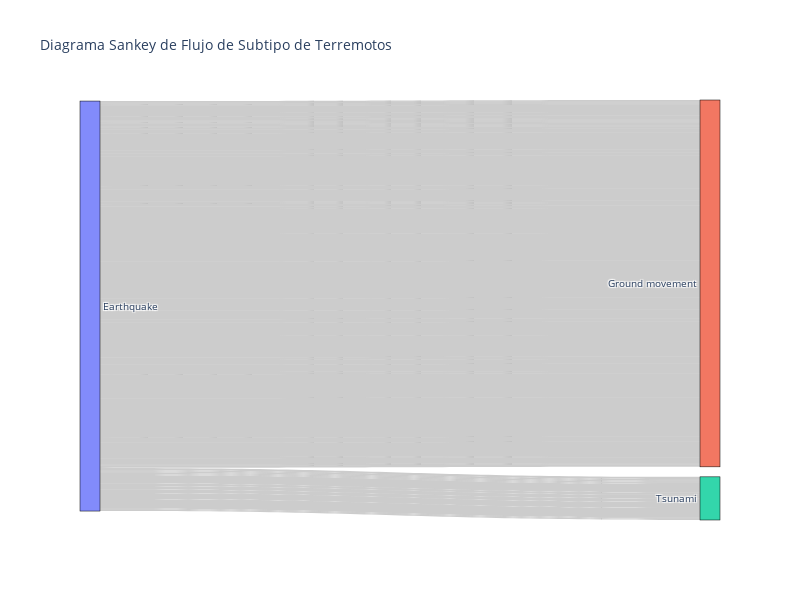

Notebook source saved alongside this figure:
### Markdown cell above
# Diagrama Sankey para Flujo de Subtipos de Terremotos

### Code cell
import plotly.graph_objects as go

# Agrupar por columnas relevantes y calcular los conteos
df_sankey = df_earthquake.groupby(['Disaster Type', 'Disaster Subtype', 'Associated Dis', 'Region']).size().reset_index(name='Count')

# Crear las etiquetas de nodos para el diagrama Sankey
nodes = pd.unique(df_sankey[['Disaster Type', 'Disaster Subtype', 'Associated Dis', 'Region']].values.ravel('K'))

# Crear enlaces entre nodos
link_source = [nodes.tolist().index(x) for x in df_sankey['Disaster Type']]
link_target = [nodes.tolist().index(x) for x in df_sankey['Disaster Subtype']]
link_value = df_sankey['Count']

# Crear el diagrama Sankey
fig = go.Figure(data=[go.Sankey(
    node=dict(
        pad=10,
        thickness=20,
        line=dict(color='black', width=0.5),
        label=nodes
    ),
    link=dict(
        source=link_source,
        target=link_target,
        value=link_value,
        hovertemplate='Source: %{source.label}<br>Target: %{target.label}<br>Value: %{value}'
    )
)])

# Personalizar el diagrama Sankey
fig.update_layout(
    title='Diagrama Sankey de Flujo de Subtipo de Terremotos',
    font=dict(size=10),
    height=600,
    width=800
)

# Show the Sankey diagram
fig.show()

### Figure 1 — Plotly figure (JSON) as saved in the notebook; plotly's stock layout.template omitted (floating-point values rounded to 4 significant figures)
{"data": [{"link": {"hovertemplate": "Source: %{source.label}<br>Target: %{target.label}<br>Value: %{value}", "source": [0, 0, 0, 0, 0, 0, 0, 0, 0, 0, 0, 0, 0, 0, 0, 0, 0, 0, 0, 0, 0, 0, 0, 0, 0, 0, 0, 0, 0, 0, 0, 0, 0, 0, 0, 0, 0, 0, 0, 0, 0, 0, 0, 0, 0, 0, 0, 0, 0, 0, 0, 0, 0, 0, 0, 0, 0, 0, 0], "target": [1, 1, 1, 1, 1, 1, 1, 1, 1, 1, 1, 1, 1, 1, 1, 1, 1, 1, 1, 1, 1, 1, 1, 1, 1, 1, 1, 1, 1, 1, 1, 1, 1, 1, 1, 1, 1, 1, 1, 1, 1, 1, 1, 1, 1, 1, 2, 2, 2, 2, 2, 2, 2, 2, 2, 2, 2, 2, 2], "value": [1, 1, 1, 1, 6, 3, 2, 1, 1, 1, 1, 1, 1, 1, 2, 3, 14, 3, 2, 25, 3, 10, 1, 1, 2, 2, 21, 23, 31, 10, 7, 3, 11, 18, 2, 4, 6, 2, 20, 33, 4, 12, 1, 5, 1, 2, 2, 1, 1, 1, 1, 7, 2, 3, 3, 5, 8, 1, 1]}, "node": {"label": ["Earthquake", "Ground movement", "Tsunami", "Avalanche (Snow, Debris)", "Collapse", "Fire", "Flood", "Slide (land, mud, snow, rock)", "Tsunami/Tidal wave", "Volcanic activity", "Southern Europe", "Eastern Asia", "South-Eastern Asia", "Central America", "Northern America", "Southern Asia", "Western Asia", "Central Asia", "Eastern Africa", "Russian Federation", "Australia and New Zealand", "Caribbean", "Eastern Europe", "Melanesia", "Micronesia", "Northern Africa", "South America", "Western Africa", "Polynesia"], "line": {"color": "black", "width": 0.5}, "pad": 10, "thickness": 20}, "type": "sankey"}], "layout": {"font": {"size": 10}, "height": 600, "title": {"text": "Diagrama Sankey de Flujo de Subtipo de Terremotos"}, "width": 800}}
